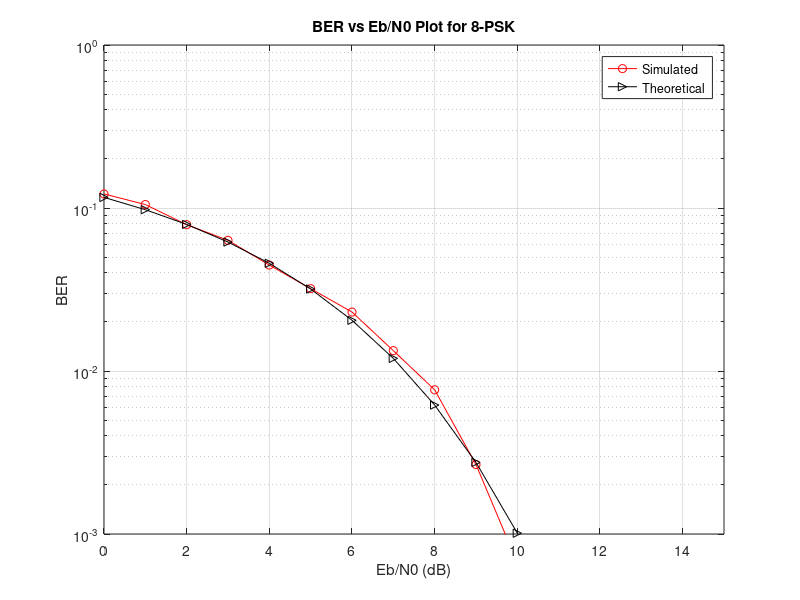

Write MATLAB code to recreate this figure.
clc;
clear all;
close all;
pkg load communications
N = 3000;  % Number of bits to be transmitted using *-PSK
           % Too large value may slow down the program
x = randi([0,1],1,N); % Random input bits generation
M = 8;     % Number of Symbols in 8-PSK

% Symbol Generation
yy = [];
for i=1:3:length(x)
  if x(i)==0 && x(i+1)==0 & x(i+2)==0
    y = cosd(0)+1j*sind(0);
  elseif x(i)==0 && x(i+1)==0 & x(i+2)==1
    y = cosd(45)+1j*sind(45);
  elseif x(i)==0 && x(i+1)==1 & x(i+2)==1
    y = cosd(90)+1j*sind(90);
  elseif x(i)==0 && x(i+1)==1 & x(i+2)==0
    y = cosd(135)+1j*sind(135);
  elseif x(i)==1 && x(i+1)==1 & x(i+2)==0
    y = cosd(180)+1j*sind(180);
  elseif x(i)==1 && x(i+1)==1 & x(i+2)==1
    y = cosd(225)+1j*sind(225);
  elseif x(i)==1 && x(i+1)==0 & x(i+2)==1
    y = cosd(270)+1j*sind(270);
  elseif x(i)==1 && x(i+1)==0 & x(i+2)==0
    y = cosd(315)+1j*sind(315);
  endif
% Transmitted Symbols
yy = [yy y];
endfor

% Detection based on euclidean distance
ber_simulated = [];
ber_theoretical = [];
ref_symbols = [cosd(0)+1j*sind(0), cosd(45)+1j*sind(45), cosd(90)+1j*sind(90), cosd(135)+1j*sind(135), cosd(180)+1j*sind(180) cosd(225)+1j*sind(225) cosd(270)+1j*sind(270) cosd(315)+1j*sind(315)];
for EbN0db = 0:15
EbN0 = 10^(EbN0db/10);
n = (1/sqrt(2))*[randn(1,length(yy)) + 1j*randn(1,length(yy))];
sigma = sqrt(1/((log2(M))*EbN0)); % Symbol energy is normalized to Unity
r = yy + sigma*n;

% Calculation of Euclidian Distances of received symbols from reference symobols
min_dist_index = [];
for i=1:length(r)
  Dist = [];
  for k=1:length(ref_symbols)
  dist = sqrt((real(r(i))-real(ref_symbols(k)))^2 + (imag(r(i))-imag(ref_symbols(k)))^2);
  Dist = [Dist dist];
  endfor
  min_dist_index = [min_dist_index find(Dist==min(Dist))];
endfor

% Estimation of Bits
x_estimated = [];
for i=1:length(r)
  if ref_symbols(min_dist_index(i))== cosd(0)+1j*sind(0);
    x_estimated = [x_estimated 0 0 0];
  elseif ref_symbols(min_dist_index(i))== cosd(45)+1j*sind(45);
    x_estimated = [x_estimated 0 0 1];
  elseif ref_symbols(min_dist_index(i))== cosd(90)+1j*sind(90);
    x_estimated = [x_estimated 0 1 1];
  elseif ref_symbols(min_dist_index(i))== cosd(135)+1j*sind(135);
    x_estimated = [x_estimated 0 1 0];
  elseif ref_symbols(min_dist_index(i))== cosd(180)+1j*sind(180);
    x_estimated = [x_estimated 1 1 0];
  elseif ref_symbols(min_dist_index(i))== cosd(225)+1j*sind(225);
    x_estimated = [x_estimated 1 1 1];
  elseif ref_symbols(min_dist_index(i))== cosd(270)+1j*sind(270);
    x_estimated = [x_estimated 1 0 1];
  elseif ref_symbols(min_dist_index(i))== cosd(315)+1j*sind(315);
    x_estimated = [x_estimated 1 0 0];
  endif
endfor

% BER Computation
ber_simulated =[ber_simulated sum(x~=x_estimated)/N];
ber_theoretical = [ber_theoretical (1/log2(M))*erfc(sqrt(3*EbN0)*sind(180/M))];
endfor
EbN0db = 0:15;

% BER Plotting
semilogy(EbN0db, ber_simulated, 'ro-', EbN0db, ber_theoretical, 'k>-');
title('BER vs Eb/N0 Plot for 8-PSK');
xlabel('Eb/N0 (dB)');
ylabel('BER');
grid on;
legend('Simulated', 'Theoretical');
axis([0 15 10^-3 10^0]);
